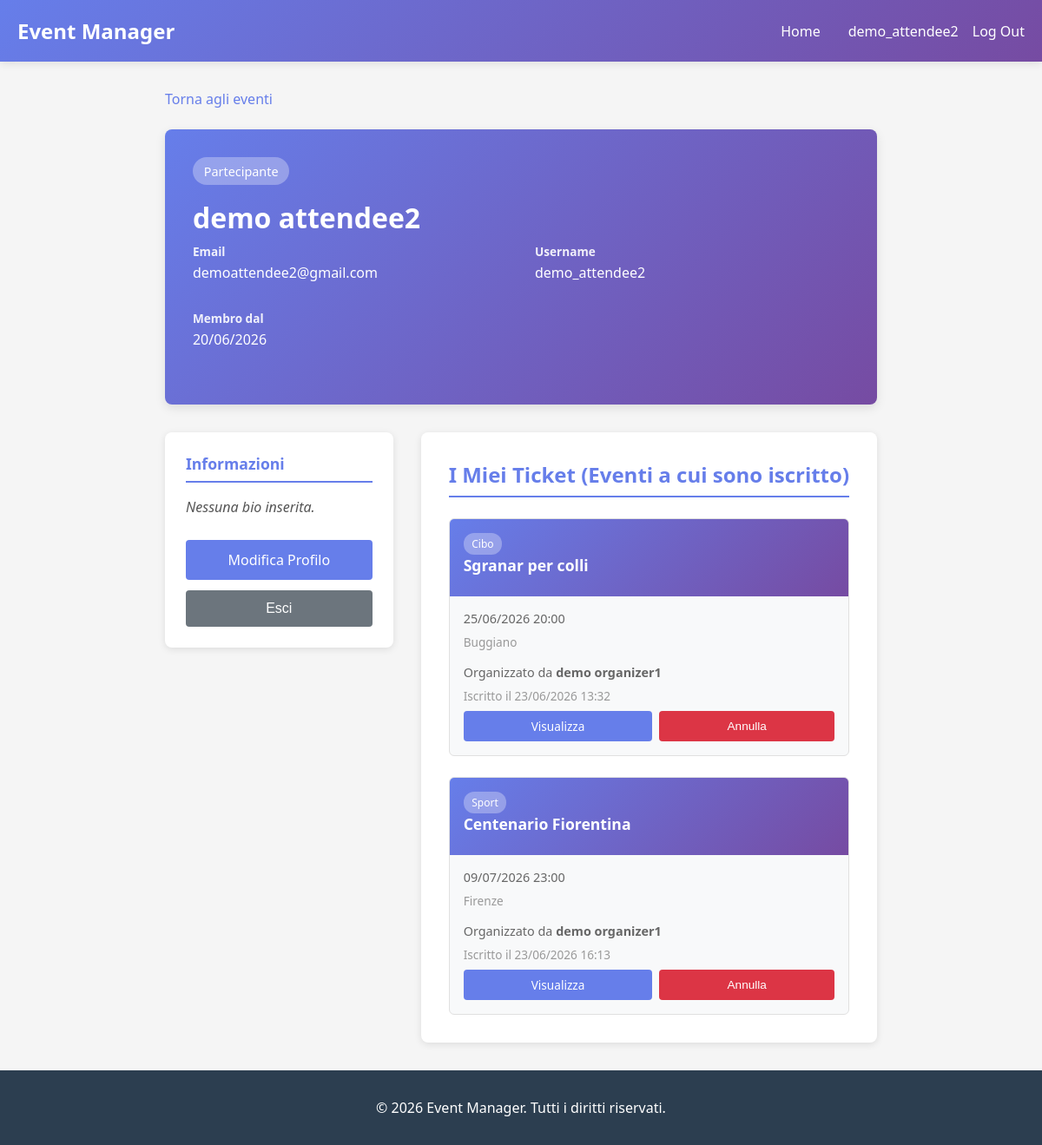
Screenshot of /profile/ (signed in) with the database file from the repository.
### users/models.py (models this page shows, shortened)
class CustomUser(AbstractUser):
    ROLE_CHOICES = (
        ('attendee', 'Attendee'),
        ('organizer', 'Organizer'),
    )
    role = models.CharField(max_length=15, choices=ROLE_CHOICES, blank=False)
    bio = models.TextField(blank=True, null=True)
    email = models.EmailField(blank=False, unique=True)
    first_name = models.CharField(max_length=150, blank=False)
    last_name = models.CharField(max_length=150, blank=False)

### events/models.py (models this page shows, shortened)
class Registration(models.Model):
    event = models.ForeignKey(Event, on_delete=models.CASCADE, related_name='registrations')
    attendee = models.ForeignKey(
        settings.AUTH_USER_MODEL,
        on_delete=models.CASCADE,
        related_name='registrations'
    )
    registered_at = models.DateTimeField(auto_now_add=True)
    class Meta:
        unique_together = ('event', 'attendee')

class Event(models.Model):
    title = models.CharField(max_length=200)
    description = models.TextField()
    date = models.DateTimeField()
    location = models.CharField(max_length=200)
    category = models.ForeignKey(
        Category,
        on_delete=models.SET_NULL,
        null=True,
        blank=True,
        related_name='events'
    )
    organizer = models.ForeignKey(
        settings.AUTH_USER_MODEL,
        on_delete=models.CASCADE,
        related_name='organized_events'
    )
    created_at = models.DateTimeField(auto_now_add=True)
    class Meta:
        ordering = ['date']

class Category(models.Model):
    name = models.CharField(max_length=100)
    class Meta:
        verbose_name_plural = "Categories"

### users/views.py (the view)
# urls.py: path('profile/', users_views.profile_view, name='profile'),
@login_required(login_url='login')
def profile_view(request):
    user = request.user
    if user.role == 'organizer':
        organized_events = user.organized_events.all()
        context = {'organized_events': organized_events}
    else:
        attended_events = user.registrations.all()
        context = {'attended_events': attended_events}
    return render(request, 'profile.html', context)

### templates/profile.html (shortened to what this page needs)
{% extends "base.html" %}
{% load static %}
{% block extra_css %}
<link rel="stylesheet" href="{% static 'css/profile.css' %}">
{% endblock %}
{% block content %}
<a href="{% url 'event_list' %}" class="back-link">Torna agli eventi</a>
<div class="profile-header">
    <span class="profile-role">
        {% if user.role == 'organizer' %}
            Organizzatore
        {% else %}
            Partecipante
        {% endif %}
    </span>
    <h1>{{ user.get_full_name|default:user.username }}</h1>
    <div class="profile-info">
        <div class="info-item">
            <div class="info-content">
                <h3>Email</h3>
                <p>{{ user.email }}</p>
            </div>
        </div>
        <div class="info-item">
            <div class="info-content">
                <h3>Username</h3>
                <p>{{ user.username }}</p>
            </div>
        </div>
        <div class="info-item">
            <div class="info-content">
                <h3>Membro dal</h3>
                <p>{{ user.date_joined|date:"d/m/Y" }}</p>
            </div>
        </div>
    </div>
</div>
<div class="profile-body">
    <div class="profile-sidebar">
        <div class="sidebar-section">
            <h3>Informazioni</h3>
            {% if user.bio %}
                <div class="bio-box">{{ user.bio }}</div>
            {% else %}
                <p class="empty-bio">Nessuna bio inserita.</p>
            {% endif %}
        </div>
        <div class="action-buttons">
            <a href="{% url 'profile_edit' %}" class="btn">Modifica Profilo</a>
            <form action="{% url 'logout' %}" method="POST" class="logout-form-sidebar">
                <button type="submit" class="btn btn-secondary btn-logout-sidebar">
                    Esci
                </button>
            </form>
        </div>
    </div>
    <div class="profile-main">
        <div class="events-section">
            {% if user.role == 'organizer' %}
                <h2>I Miei Eventi</h2>
                {% if organized_events %}
                    <div class="events-grid">
                        {% for event in organized_events %}
                            <div class="event-card-profile">
                                <div class="event-card-header-profile">
                                    {% if event.category %}
                                        <span class="event-category-badge">{{ event.category.name }}</span>
                                    {% endif %}
                                    <h3>{{ event.title }}</h3>
                                </div>
                                <div class="event-card-body-profile">
                                    <div class="event-card-date-profile">{{ event.date|date:"d/m/Y H:i" }}</div>
                                    <div class="event-card-location-profile">{{ event.location }}</div>
                                    <p class="event-attendees-count">
                                        <strong>{{ event.registrations.count }}</strong> iscritt{{ event.registrations.count|pluralize:"o,i" }}
                                    </p>
                                    <div class="event-card-actions-profile">
                                        <a href="{% url 'event_detail' event.id %}" class="btn-view">Visualizza</a>
                                        <a href="{% url 'event_edit' event.id %}" class="btn-edit">Modifica</a>
                                        <a href="{% url 'event_delete' event.id %}?next={% url 'profile' %}" class="btn-delete">Elimina</a>
                                    </div>
                                </div>
                            </div>
                        {% endfor %}
                    </div>
                    <div class="create-event-wrapper">
                        <a href="{% url 'event_create' %}" class="btn btn-success">+ Crea Nuovo Evento</a>
                    </div>
                {% else %}
                    <div class="no-events-profile">
                        <h3>Nessun evento ancora</h3>
                        <p>Non hai ancora creato nessun evento. Inizia subito!</p>
                        <a href="{% url 'event_create' %}" class="btn btn-success margin-top-1">+ Crea il Tuo Primo Evento</a>
                    </div>
                {% endif %}
            {% else %}
                <h2>I Miei Ticket (Eventi a cui sono iscritto)</h2>
                {% if attended_events %}
                    <div class="events-grid">
                        {% for registration in attended_events %}
                            {% with event=registration.event %}
                                <div class="event-card-profile">
                                    <div class="event-card-header-profile">
                                        {% if event.category %}
                                            <span class="event-category-badge">{{ event.category.name }}</span>
                                        {% endif %}
                                        <h3>{{ event.title }}</h3>
                                    </div>
                                    <div class="event-card-body-profile">
                                        <div class="event-card-date-profile">{{ event.date|date:"d/m/Y H:i" }}</div>
                                        <div class="event-card-location-profile">{{ event.location }}</div>
                                        <p class="event-attendees-count">
                                            Organizzato da <strong>{{ event.organizer.get_full_name|default:event.organizer.username }}</strong>
                                        </p>
                                        <p class="event-attendees-count" style="color: #999; font-size: 0.85rem;">
                                            Iscritto il {{ registration.registered_at|date:"d/m/Y H:i" }}
                                        </p>
                                        <div class="event-card-actions-profile">
                                            <a href="{% url 'event_detail' event.id %}" class="btn-view">Visualizza</a>
                                            <form method="POST" action="{% url 'event_unregister' event.id %}" class="unregister-form">
                                                <button type="submit" class="btn-unregister">
                                                    Annulla
                                                </button>
                                            </form>
                                        </div>
                                    </div>
                                </div>
                            {% endwith %}
                        {% endfor %}
                    </div>
                {% else %}
                    <div class="no-events-profile">
                        <h3>Non sei iscritto a nessun evento</h3>
                        <a href="{% url 'event_list' %}" class="btn margin-top-1">Scopri gli Eventi Disponibili!</a>
                    </div>
                {% endif %}
            {% endif %}
        </div>
    </div>
</div>
{% endblock %}

### templates/base.html (shortened to what this page needs)
{% load static %}
<!DOCTYPE html>
<html lang="it">
<head>
    <link rel="stylesheet" href="{% static 'css/main.css' %}">
    {% block extra_css %}{% endblock %}
</head>
<body>
    {% if user.is_authenticated %}
    <nav>
        <div class="nav-container">
            <a href="{% url 'event_list' %}" class="nav-brand">Event Manager</a>
            <ul class="nav-links">
                <li><a href="{% url 'event_list' %}">Home</a></li>
                <li class="nav-user-meta">
                    <a href="{% url 'profile' %}" class="nav-user-link">
                         <span>{{ user.username }}</span>
                    </a>
                    <form action="{% url 'logout' %}" method="POST" class="nav-logout-form">
                        <button type="submit" class="nav-logout-btn">
                            Log Out
                        </button>
                    </form>
                </li>
            </ul>
        </div>
    </nav>
    {% endif %}
    <div class="container">
        {% block content %}{% endblock %}
    </div>
    <footer>
        <p class="footer-copyright">&copy; 2026 Event Manager. Tutti i diritti riservati.</p>
    </footer>
</body>
</html>

### static/css/main.css (style rules this page uses)
* { margin: 0; padding: 0; box-sizing: border-box; }
html, body { height: 100%; }
body { font-family: 'Segoe UI', Tahoma, Geneva, Verdana, sans-serif; background-color: #f5f5f5; color: #333; display: flex; flex-direction: column; min-height: 100vh; }
nav { background: linear-gradient(135deg, #667eea 0%, #764ba2 100%); padding: 1.2rem 0; box-shadow: 0 2px 10px rgba(0, 0, 0, 0.1); position: sticky; top: 0; z-index: 100; }
.nav-container { max-width: 1200px; margin: 0 auto; padding: 0 20px; display: flex; justify-content: space-between; align-items: center; }
.nav-brand { color: white; font-size: 1.5rem; font-weight: bold; text-decoration: none; }
.nav-links { display: flex; list-style: none; gap: 2rem; align-items: center; margin-left: auto; width: auto; }
.nav-links a { color: white; text-decoration: none; transition: opacity 0.3s; font-weight: 500; }
.nav-user-meta { margin-left: auto; display: flex; align-items: center; gap: 1rem; }
.nav-user-link { display: flex; align-items: center; gap: 0.5rem; }
.nav-logout-form { display: inline; margin: 0; padding: 0; }
.nav-logout-btn { background: none; border: none; color: white; cursor: pointer; font-family: inherit; font-size: inherit; font-weight: inherit; text-decoration: none; padding: 0; }
.container { max-width: 1200px; margin: 2rem auto; padding: 0 20px; flex: 1 0 auto; }
footer { background-color: #2c3e50; color: white; text-align: center; padding: 2rem 0; margin-top: 0; flex-shrink: 0; width: 100%; }
.footer-copyright { margin: 0; }
.btn { display: inline-block; padding: 0.75rem 1.5rem; background-color: #667eea; color: white; text-decoration: none; border: none; border-radius: 4px; cursor: pointer; transition: background-color 0.3s; font-size: 1rem; }
.btn-secondary { background-color: #6c757d; }
.event-card, .event-card-profile { overflow: hidden; display: flex; flex-direction: column; transition: transform 0.3s, box-shadow 0.3s; }
.back-link { display: inline-block; margin-bottom: 1.5rem; color: #667eea; text-decoration: none; font-weight: 500; }

### rows the page displays
CustomUser: username "demo_attendee2", get_full_name "demo attendee2", email "demoattendee2@gmail.com", date_joined "20/06/2026"
Registration: event.category.name "Cibo", event "Sgranar per colli", event "25/06/2026 20:00", event.location "Buggiano", event.organizer.get_full_name "demo organizer1", registered_at "23/06/2026 13:32"
Registration: event.category.name "Sport", event "Centenario Fiorentina", event "09/07/2026 23:00", event.location "Firenze", event.organizer.get_full_name "demo organizer1", registered_at "23/06/2026 16:13"
